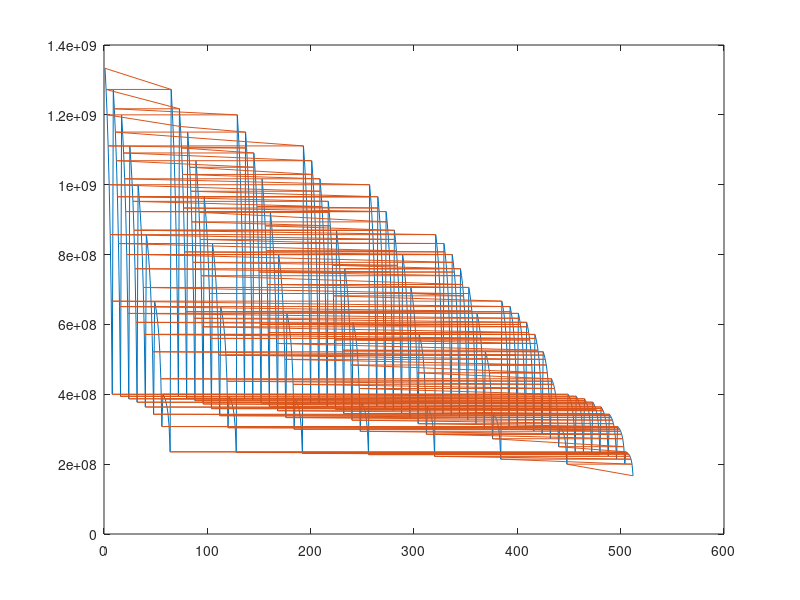

This chart was generated by the following MATLAB code:

N=8; %number of inverter cells in a column
m=[1e-9./[N:-1:1]; 1e-9./[N:-1:1]; 1e-9./[N:-1:1]]'; %drive strengths
r=[]; %frequencies for each codeword
for i=1:N
    for j=1:N
        for k=1:N
            r=[r 1/2/(m(i,1)+m(j,2)+m(k,3))];
        end
    end
end
subplot(1,1,1);
plot(r); hold on;

[rr,i]=sort(r);
%[r,i]=unique(r);
r=r(i);
plot(i,r); hold off;

